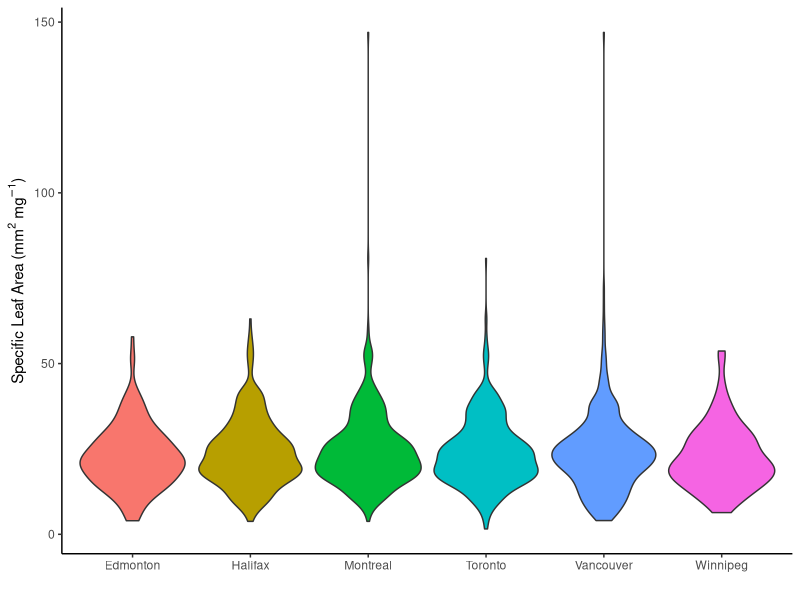
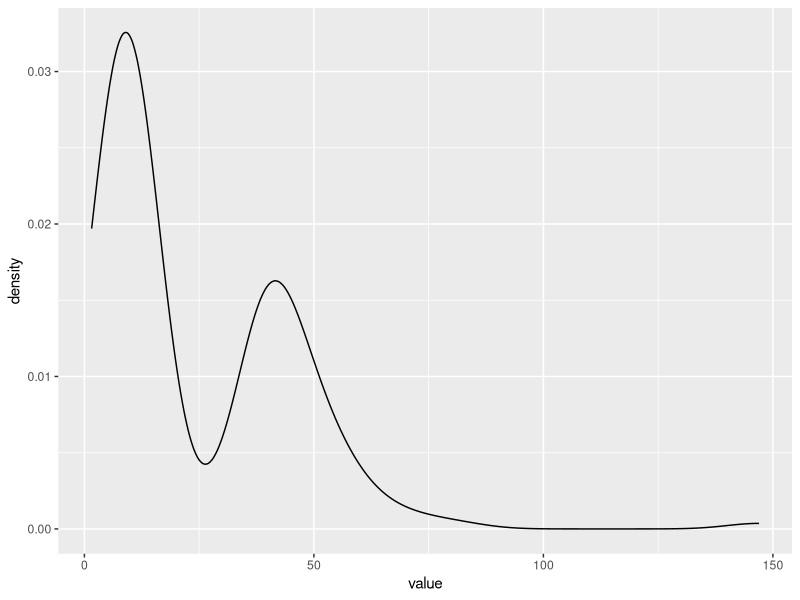
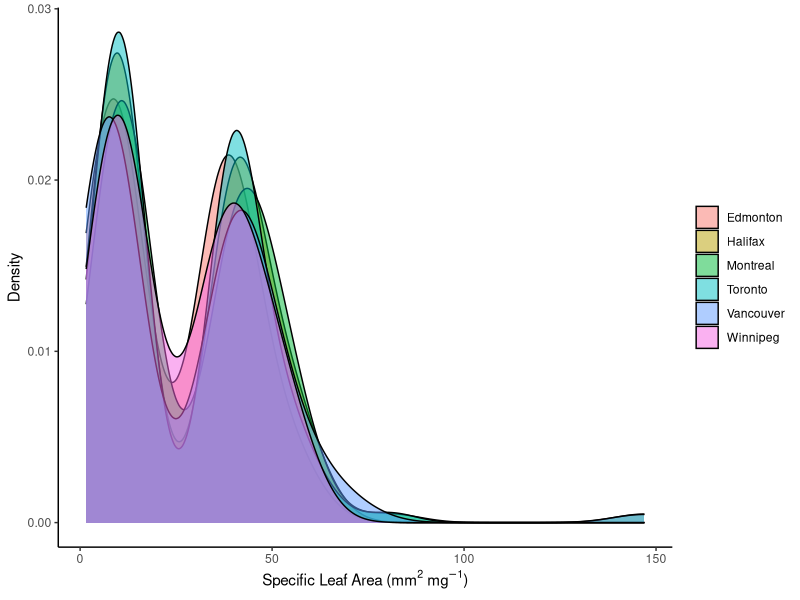

Write the R code that produced these figures, in order. (Note: this script raises an error after producing the figures.)
# Generate lists of weird species by city and overall. Weird species are species with trait values in the 5th and 9th percentile.
# At this point, only considering one trait: Leaf area per leaf dry mass (specific leaf area, SLA or 1/LMA): petiole excluded

library(dplyr)
library(ggplot2)

# read in species occurance + trait data and filter for traits of interest
species_traits <- read.csv("data/species_and_their_traits.csv", header = TRUE, stringsAsFactors = FALSE)

sla <- species_traits %>%
    select(-quadrat, -count) %>%
    filter(TraitName == "Leaf area per leaf dry mass (specific leaf area, SLA or 1/LMA): petiole excluded") %>%
    mutate(TraitName = "SLA") # Make the trait name easier to work with

# have a quick peek at the data

cities <- ggplot(sla, aes(x=City, y=value, fill=as.factor(City))) +
    geom_violin() +
    theme_classic()

# fancied up a bit

cities + theme(legend.position = "none") +
    labs(x = " ",
         y = expression(paste("Specific Leaf Area (mm"^2, " ", mg^-1, sep=")"))) 

# calculate percentiles

# pick low and high percentiles

low <- 0.10
high <- 0.90

# GLOBALLY WEIRD
global_percentile <- quantile(sla$value, probs=c(low, high))

global_weird <- sla %>%
    select(-City) %>%
    distinct() %>%
    filter(value < global_percentile[1] | value > global_percentile[2]) %>%
    arrange(value)

nrow(global_weird) # 158 globally weird species

# visual check - two humped?

ggplot(global_weird, aes(x=value)) +
    geom_density()

# write out globally weird
write.csv("analysis/globally_weird.csv", row.names = FALSE)

# LOCALLY WEIRD

# calculate weirdness percentiles for each city
local_percentile <- sla %>%
    group_by(City) %>%
    summarise(low=quantile(value, probs=low), high=quantile(value, probs=high))

# get list of weird species in each city
local_weird <- sla %>%
    left_join(local_percentile) %>%
    filter(value < low | value > high)

# counts of weird
local_weird %>%
    group_by(City) %>%
    summarise(weird=n())

# City      weird
# <chr>     <int>
#1 Edmonton     34
# 2 Halifax      72
# 3 Montreal    103
# 4 Toronto     109
# 5 Vancouver   102
# 6 Winnipeg     24

# visual check - two humped?

local_weird <- ggplot(local_weird, aes(x=value, fill=as.factor(City))) +
    geom_density(alpha=0.5) +
    theme_classic() 
    
## fancied it up a bit

local_weird + theme(legend.title = element_blank()) +
    labs(y = "Density",
         x = expression(paste("Specific Leaf Area (mm"^2, " ", mg^-1, sep=")"))) 


# write out locally weird
write.csv(local_weird, "analysis/locally_weird.csv", row.names = FALSE)
